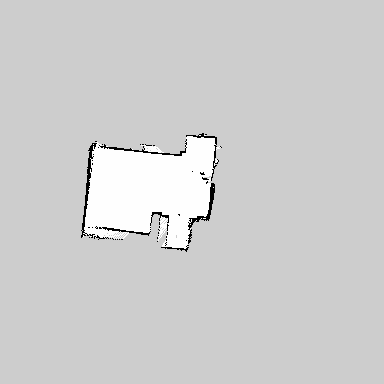
#> input picture AI/slam_tuning/finalmap.pgm, 384 x 384 px
$ python rotate_slam.py
#> lines starting #> are read from the running program, lines starting #| are printed output that depends on the picture
import cv2
import numpy as np
import math
import os

# Load original map
img = cv2.imread("finalmap.pgm", cv2.IMREAD_UNCHANGED)
#> img is the input picture: shape (384, 384); min 0, max 254, mean 206.7
# cv2.imshow('original_map.pgm', img)
# cv2.waitKey(0)
# Parameters from YAML
resolution = 0.05  # meters per pixel
origin = [-10.0, -10.0, 0.10472]  # last value is yaw in radians

# 1. Rotate the image
angle_deg = math.degrees(origin[2])  # convert yaw to degrees
(h, w) = img.shape
#> h = 384; w = 384
center = (w // 2, h // 2)
#> center = (192, 192)
rotation_matrix = cv2.getRotationMatrix2D(center, angle_deg, 1.0)
rotated = cv2.warpAffine(img, rotation_matrix, (w, h), flags=cv2.INTER_NEAREST)
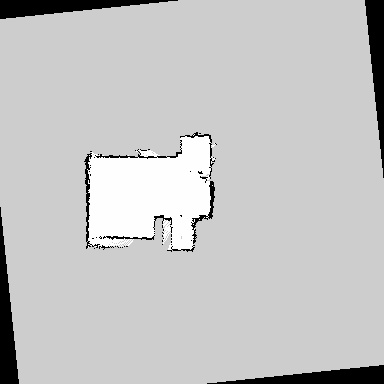
#> rotated: shape (384, 384); min 0, max 254, mean 197

# 2. Save new map
cv2.imshow('rotated_map.pgm', rotated)
cv2.waitKey(0)
cv2.imwrite('rotated_map.pgm', rotated)

# 3. Update YAML manually or generate it
with open('rotated_map.yaml', 'w') as f:
    f.write(f"""image: rotated_map.pgm
resolution: {resolution}
origin: [0.0, 0.0, 0.0]  # now zero rotation
negate: 0
occupied_thresh: 0.65
free_thresh: 0.196
""")
